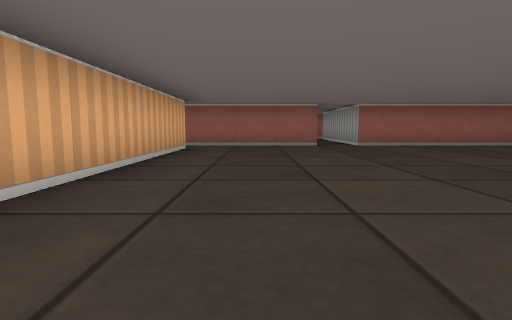
[1] (above)

20 first-person views from a walk through a cub3D ray-caster map. The camera is about half as high as the walls, tilts 6° down and sees 80° across. The floor is counted in squares. Each view is taken from the middle of a square. On the plan, view 1 faces up. The plan holds only what a view shows up to about 9 squares ahead; the rest is blank.

[2]
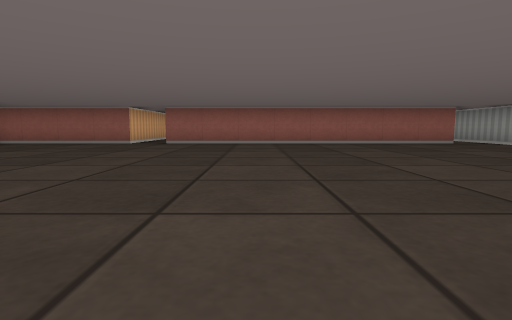

[3]
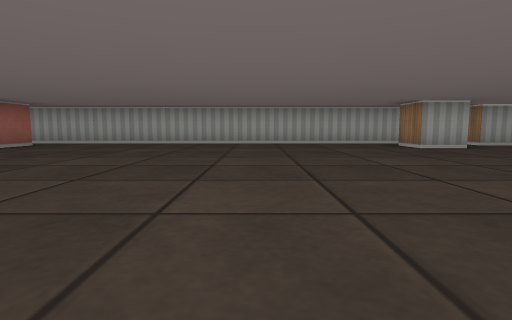

[4]
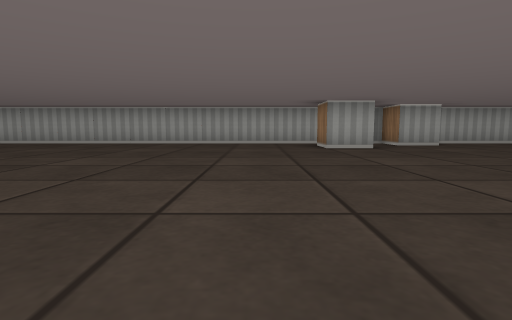

[5]
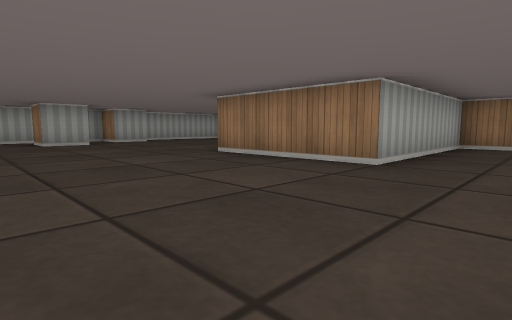

[6]
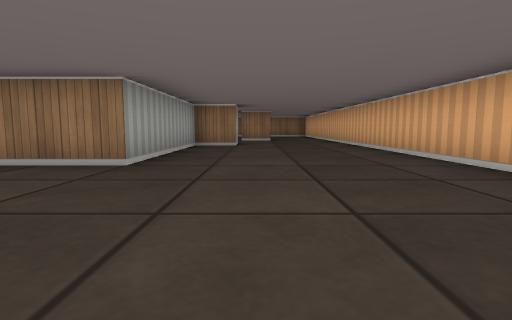

[7]
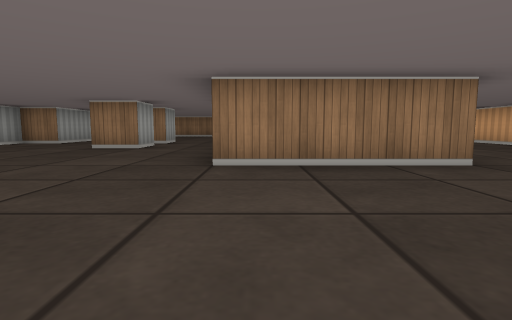

[8]
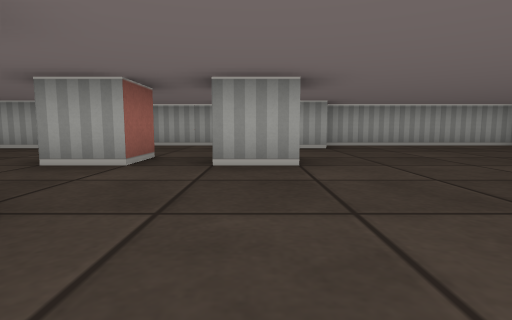

[9]
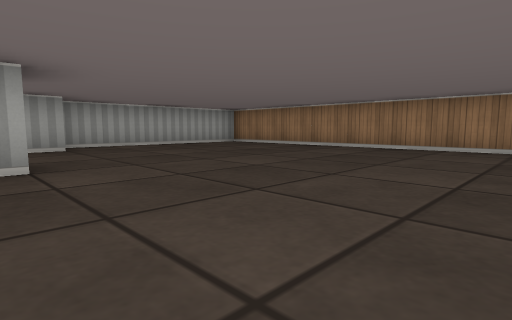

[10]
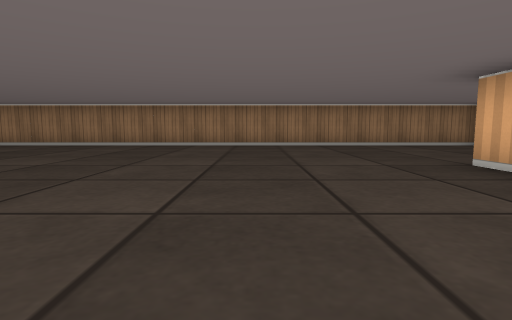

[11]
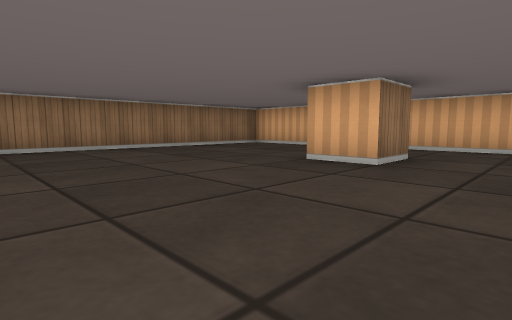

[12]
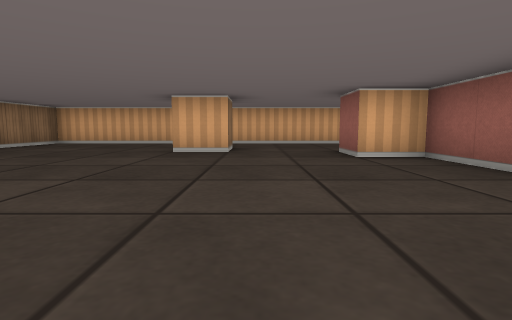

[13]
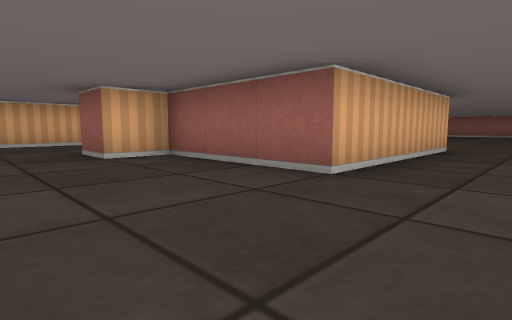

[14]
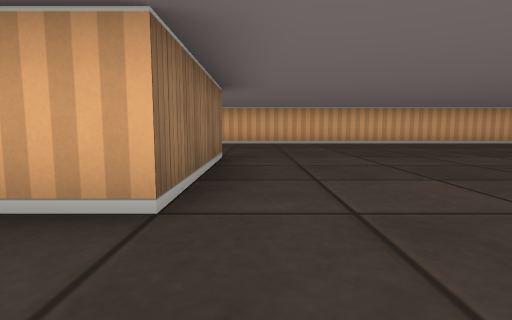

[15]
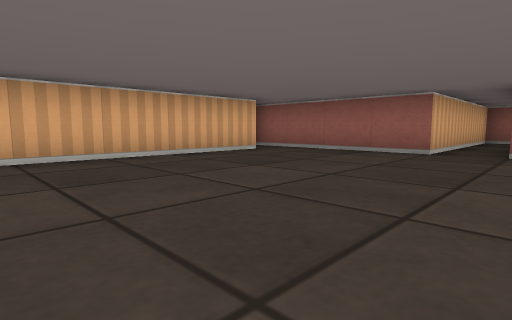

[16]
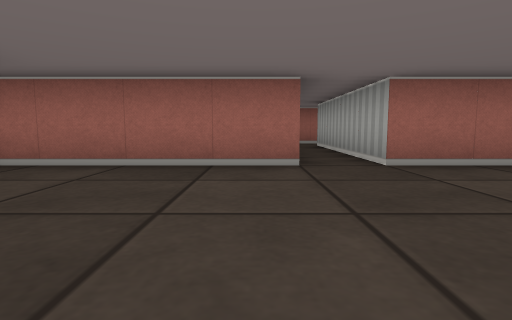

[17]
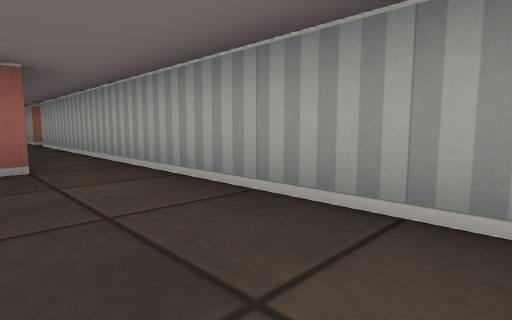

[18]
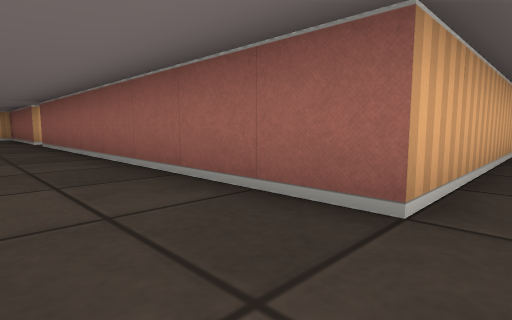

[19]
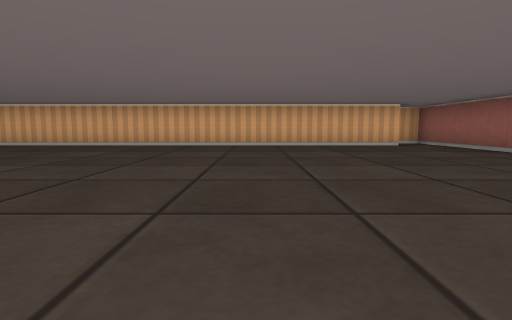

[20]
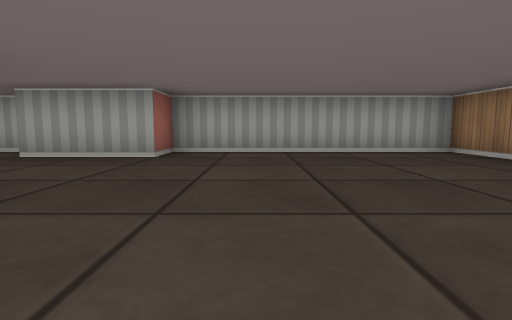

### Floor plan
Points are (right, up) in squares from view 1. A wall is a line through its corners. A room is listed if a view was taken in it or the views show most of it. See-through windows are left out.
Room 1 (views 1, 2, 3, 4, 5, 6, 7, 8, 9, 10, 11, 12, 13, 14, 15, 16, 17, 18, 19, 20)
walls: (5.5, -3.5) (5.5, -7.5) (2.5, -7.5) (2.5, -8.5) (1.5, -8.5) (1.5, -7.5) (2.5, -7.5) (2.5, -3.5) (5.5, -3.5); (9.5, -2.6) (9.5, -1.5) (10.5, -1.5); (8.5, -7.5) (7.5, -7.5) (7.5, -6.5) (8.5, -6.5); (10.5, -4.6) (10.5, -3.5) (11.5, -3.5) (11.5, 12.5); (7.5, -9.6) (7.5, -8.5); (0.4, -10.5) (1.5, -10.5) (1.5, -11.5); (-1.5, 6.6) (-1.5, -15.5) (11.5, -15.5) (11.5, -10.5) (10.5, -10.5) (10.5, -8.5) (11.5, -8.5) (11.5, -5); (1.5, 11.5) (1.5, 7.5) (-2.5, 7.5) (-2.5, 6.9); (10.5, 11.8) (10.5, 7.5) (2.5, 7.5) (2.5, 11.5)
ways out: opening at (2, 12); opening at (11, 12)

Where each view was taken, in squares from view 1:
view 1: 0 up, 0 right, facing up
view 2: 1 down, 5 right, facing up
view 3: 2 up, 3 right, facing right
view 4: 0 up, 3 right, facing right
view 5: 0 up, 1 right, facing down-right
view 6: 0 up, 1 right, facing down
view 7: 0 up, 5 right, facing down
view 8: 9 down, 4 right, facing right
view 9: 9 down, 4 right, facing down-right
view 10: 8 down, 4 right, facing down
view 11: 9 down, 5 right, facing down-left
view 12: 10 down, 7 right, facing left
view 13: 10 down, 7 right, facing up-left
view 14: 3 down, 7 right, facing left
view 15: 2 up, 3 right, facing up-left
view 16: 4 up, 1 right, facing up
view 17: 4 up, 10 right, facing up-right
view 18: 6 up, 11 right, facing up-left
view 19: 3 up, 6 right, facing left
view 20: 12 down, 6 right, facing right
